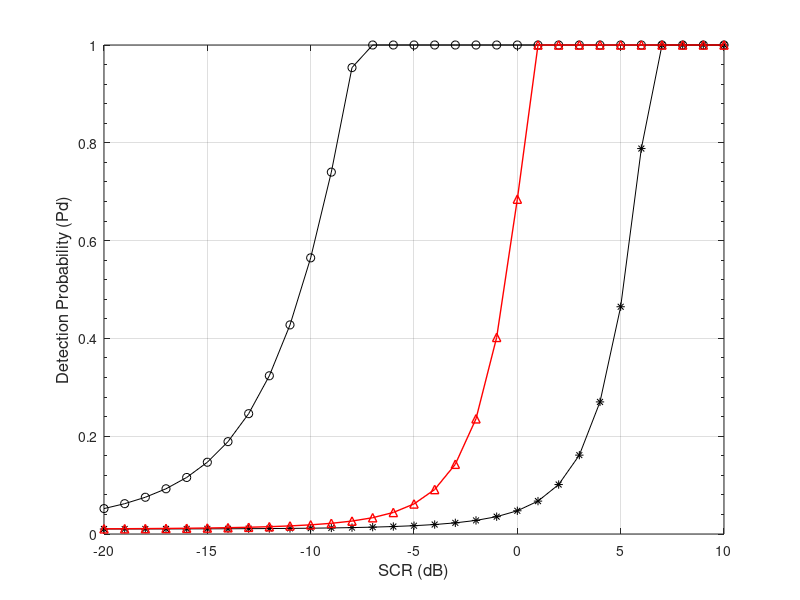

The MATLAB script that drew this image:
%TM-UWB radar autocorrelation receiver detection charateristic
%-------------------------------------CFAR----------------------
clear
clc
%-------------------optimal correlation detection receiver--------------
% Q(x)=erfc(x)
pfa=10^(-2);   beta=erfcinv(pfa);

Tw=60*10^(-9);%range gate=60ns,observed range=60ns*15cm=9m

B=2*10^9; %Bandwidth=2GHz

df=B*Tw;%degreeth of freedom

SNR=-20:1:10; gamma_g=10 .^(SNR/ 10);

N=10; %the number of pulse cummlative

temp=sqrt(2*N*gamma_g );

pd=erfc(beta-temp);

[m,n]=size(pd);

for i=1:n if pd(i) > 1 ,    pd(i)=1; end ; end

figure(1);semilogy(SNR,pd,'ko-');hold on

%-------first receiver:differential self-correlation receiver(DTR)---
% Q(x)=erfc(x)

%pfa=10^(-4);   beta=erfcinv(pfa);

Tw=60e-9;%range gate=60ns,observed range=60ns*15cm=9m

B=2e9;   %Bandwidth=2GHz

df=B*Tw; %degreeth of freedom

SNR=[-20:1:10]; %dB

gamma_g=10 .^(SNR/ 10);

N=10; %the number of pulse cummlative

temp1 = beta - gamma_g .* sqrt(2 * N / df);

temp2 = sqrt( 1 + 2 * gamma_g ./ df );

pd2=erfc(temp1 ./ temp2);

[m,n]=size(pd2);

for i=1:n
    
    if pd2(i) > 1 ,    pd2(i)=1; end ;
    
end

figure(1);plot(SNR,pd2,'k*-');hold on;

%-------second receiver:differential averaged self-correlation receiver(WADTR)---
%--------------------------build target model------------------
%-----------------two bodyes targets---one 1m second 3m range gate 6m(40ns)-----------------------
%------dispersive central 1.55m,1.66m,1.75m,3m,3.08m,3.13m----------------

%---------------------second-order gaussian pulse (fc,tm,tau)---------------
tau=0.5e-9;   tm=1e-9;%1ns

fc=50e9;%50GHz

dt=1/fc; over=floor(tm/dt);   e=mod(over,2);

kbk=floor(over/2);

tmp=linspace(dt,tm/2,kbk);

s=(1-4*pi* (tmp./tau).^2 ) .* exp(-2*pi* (tmp./tau).^2);

if e  %sample=odd number
    for k=1:length(s)
        
        y(kbk+1)=1;        y(kbk+1+k)=s(k);        y(kbk+1-k)=s(k);
        
    end
else %sample=even number
    for k=1:length(s)
        
        y(kbk+k)=s(k);        y(kbk+1-k)=s(k);
        
    end
end

E=sum((y.^2).*dt );%pulse energy
w0=y./ sqrt(E); % energy normalization
Td=60e-9; %period of pulse =TD=100ns
power=0; % average transmitted power (dBm watt)
power1=(10^(power/10))/1000;%% average transmitted power (watt)
Ex=power1*Td; %energy per pulse
w0=w0.*sqrt(Ex);

%w0=y;figure(2); plot(w0),xlabel('ns');ylabel('second order Gaussian pulse')

%-----------------generate one dimensional high resolution range profile -
Range=[1.55,1.66,1.75,3,3.08,3.13];   gain=[1,0.85,0.6,1,0.85,0.6];

%Range=[1.55,1.66,1.75];gain=[1,0.85,0.6,];


C=3*10^8;   Range_delay=2*Range/C;

Range_position_sample=floor(Range_delay/dt);

Tw=60e-9;  %gate duration=60ns

gate_samples=floor(Tw/dt);

gate_seq=zeros(1,gate_samples);

for i=1:length(Range_delay)    

    k=Range_position_sample(i);
    
 if e   %sample=odd number
       gate_seq(k-kbk:k+kbk)=gate_seq(k-kbk+1:k+kbk+1) + w0 * gain(i);
else %sample=even number
       gate_seq(k-kbk+1:k+kbk)=gate_seq(k-kbk+1:k+kbk) + w0 * gain(i);
 end
    
end

%----------------signal ------------------

HRRP= gate_seq;

%-------------introduce additive white Gaussian noise over signal

ebno=[-20:1:10];                     %SNR=E/NO

E_Tw = sum( abs( HRRP ).^2) /gate_samples; % average range gate energy

EbNo=10.^(ebno./10);

N0=E_Tw ./ EbNo; % averge noise power

nstdv=sqrt(N0./2); 

%------------------generate noise signal in order to check correct of noise energy-----------------------------

for j=1:length(EbNo)
    
     noise(j,:)= nstdv(j).*randn(1,gate_samples) ;  N00(j)= sum(abs(noise(j,:)).^2)/gate_samples;   N11(j)=std( noise(j,:)).^2;
   
end
%figure(2),plot(HRRP_add_noise(1,:));

%----------generate reference module signal---------average advanced M group receiver signal of range gate 
M=3;

HRRP_add_noise1=zeros(length(EbNo),gate_samples);

for m=1:M
    
    for j=1:length(EbNo)
        
     HRRP_add_noise1(j,:)=HRRP_add_noise1(j,:) + HRRP + nstdv(j).*randn(1,gate_samples) ;
    
    end
 
end

module_noise=HRRP_add_noise1./M;

%-----------------------differential crosscorrelation----------------
Tm=20e-9;        % 10ns----sub-interval width duration ----------------------

Tm_sample=floor(Tm/dt);

Number_sub_interval=floor(gate_samples/Tm_sample);

move_interval=10e-9;%start point interval = 1ns

move_sample=floor(move_interval/dt);

Number_sub_interval1=floor((gate_samples - Tm_sample) / move_sample);

if ( (gate_samples - Number_sub_interval1 * move_sample )== Tm_sample)
    
    Number_sub_interval=Number_sub_interval1+1;
    
else
    
    Number_sub_interval=Number_sub_interval1;
    
end
Number_sub_interval
Number_sub_interval1

%---------------------accumulated N receive_siganl and siganl+niose_energy ---------------------
  
N=10;     %--number of pulse cummlative------------- 

receive_HRRP_add_noise1=zeros(length(EbNo),gate_samples);

for kk=1:N
%----------receiver signal---------
for j=1:length(EbNo)

    receive_HRRP_add_noise1(j,:) = receive_HRRP_add_noise1(j,:) + HRRP + nstdv(j).*randn(1,gate_samples) ;
    
end

end

%-----------------------------siganl+niose_energy of sub_interval---------
for j=1:length(EbNo)
    
for i=1:Number_sub_interval
    
    %------------------------move windows detection-----------
    ll = module_noise  (j, (i-1) * move_sample + 1 : (i-1) * move_sample +  Tm_sample);
    
    mm = receive_HRRP_add_noise1(j, (i-1) * move_sample + 1 : (i-1) * move_sample +  Tm_sample);
    
    energy_sub_interval(j,i)= (ll * mm') /gate_samples;

end
end
%figure(4),plot(energy_sub_interval(10,:));
 
%-------------------if echo signal have target signal, then the energy integration_sub_interval of signal---------------------
for j=1:length(EbNo)
    
for i=1:Number_sub_interval

     %------------------------move windows detection-----------
    mmm = HRRP((i-1) * move_sample + 1 : (i-1) * move_sample + Tm_sample );
    
    signal_energy_sub_interval(j,i)= N * (mmm * mmm') / gate_samples;
    
end

end

%----------------------calculate detection probability----------------
%pfa=10^(-4);   beta=erfcinv(pfa);

B=2*10^9; %Bandwidth=2GHz

df=B*Tm;%degreeth of freedom

%--------MRC(maximum ratio combination)---------------

weight_MRC1=(energy_sub_interval);   

%weight_MRC2=sqrt(abs(energy_sub_interval));    %weight_MRC1=weight_MRC2;

%--------EGC(equal gain combination)---------------

%weight_EGC=ones(length(EbNo),Number_sub_interval);  weight_MRC1=weight_EGC;

%---------------SD(select diversity)------------
th=0.03;  
weight_SD=zeros(length(EbNo),Number_sub_interval);
for j=1:length(EbNo)
   for i=1:Number_sub_interval
       if energy_sub_interval(j,i)>th
        weight_SD(j,i)=1;
    end
   end
end
%weight_MRC1=weight_SD;

%-----------calculate detection probability----------------------------------------------

for j=1:length(EbNo)
    
temp1 = beta * sqrt( 1/(2*M) * N * df * N0(j)^2 * weight_MRC1(j,:) * weight_MRC1(j,:)' ) - ....
           weight_MRC1(j,:) * signal_energy_sub_interval(j,:)';

temp2 = sqrt( ( 1 + 1/M ) *  N0(j) / 2 * ( (weight_MRC1(j,:).^2 ) * signal_energy_sub_interval(j,:)') ....
        + 1/( 2 * M) * N * df * N0(j)^2 * (weight_MRC1(j,:) * weight_MRC1(j,:)' ) );

pd3(j)= erfc(temp1 /temp2);

if pd3(j) > 1 ,    pd3(j)=1; end

end ;
%%%-----------------plot ---------------------------
figure(1)

PT=plot(ebno,pd3,'r^-');hold on,

set(PT,'LineWidth',[1]);set(gca,'yscale','linear');set(gca,'ytick',[0 0.2 0.4 0.6 0.8 1]);

X=xlabel('SCR (dB)'); set(X,'FontSize',12);

Y=ylabel('Detection Probability (Pd)');  set(Y,'FontSize',12);
grid
